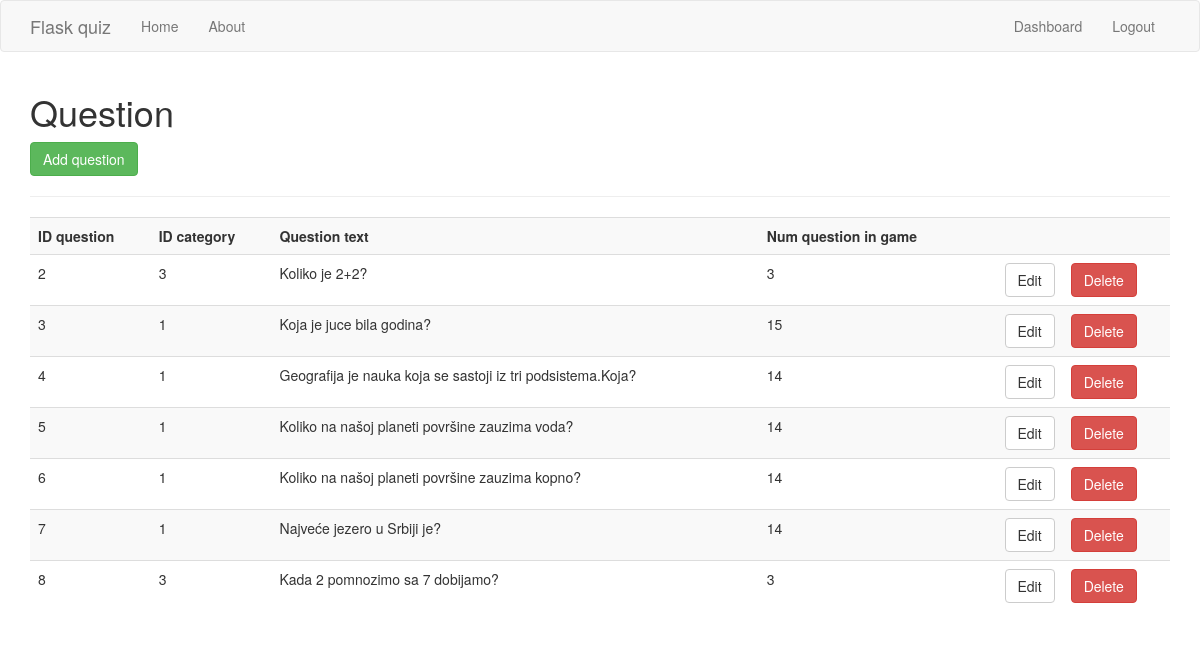
Page /question (signed in) on the earlier database version.
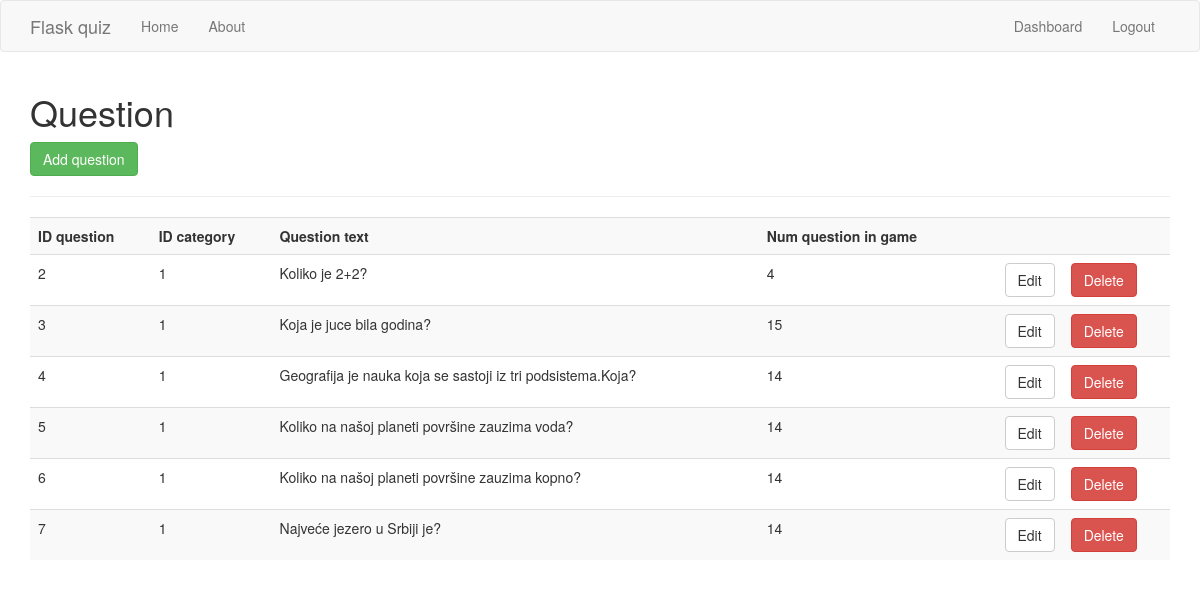
Same page on the later database version.
### quiz/models.py (models this page shows)
class Question(db.Model):
    id_question = db.Column(db.Integer, primary_key=True)
    id_category = db.Column(db.Integer, db.ForeignKey('category.id_category'))
    question_text = db.Column(db.String(256))
    num_question_in_game = db.Column(db.Integer)

### quiz/quiz/routes.py (the view)
@quiz.route('/question', methods=['GET', 'POST'])
@is_logged_in
def question():
    global conn
    try:
        conn = sqlite3.connect("quiz.db")
    except Error as e:
        print(e)
    cur = conn.cursor()
    result_q = cur.execute("SELECT * FROM question")
    questions = cur.fetchall()
    if result_q:
        return render_template('question.html', questions=questions)
    else:
        msg = 'No question Found'
        return render_template('dashboard.html', msg=msg)

### quiz/users/__utils__.py (called while the page is built)
def is_logged_in(f):
    @wraps(f)
    def wrap(*args, **kwargs):
        if 'logged_in' in session:
            return f(*args, **kwargs)
        else:
            flash('Unauthorized, Please login', 'danger')
            return redirect(url_for('login'))
    return wrap

### quiz/templates/question.html (shortened to what this page needs)
{% extends "layout.html" %}
{% block body %}
  <h1>Question</h1>
  <a class="btn btn-success" href="/question_add">Add question</a>
  <hr>
  <table class="table table-striped">
    <tr>
      <th>ID question</th>
      <th>ID category</th>
      <th>Question text</th>
      <th>Num question in game</th>
      <th></th>
      <th></th>
    </tr>
    {% for question in questions %}
      <tr>
        <td>{{question[0]}}</td>
        <td>{{question[1]}}</td>
        <td>{{question[2]}}</td>
        <td>{{question[3]}}</td>
        <td><a href="question_edit/{{question[0]}}" class="btn btn-default pull-right">Edit</a></td>
        <td>
          <form action="{{url_for('quiz.question_delete', qd_id=question[0])}}" method="post">
            <input type="submit" value="Delete" class="btn btn-danger">
          </form>
        </td>
      </tr>
    {% endfor %}
  </table>
{% endblock %}

### quiz/templates/layout.html (shortened to what this page needs)
<!DOCTYPE html>
<html>
  <head>
    <link rel="stylesheet" href="https://maxcdn.bootstrapcdn.com/bootstrap/3.3.7/css/bootstrap.min.css">
  </head>
  <body>
    {% include 'includes/_navbar.html' %}
    <div class="container">
      {% block body %}{% endblock %}
    </div>
  </body>
</html>

### quiz/templates/includes/_navbar.html (shortened to what this page needs)
<nav class="navbar navbar-default">
      <div class="container">
        <div class="navbar-header">
          <a class="navbar-brand" href="#">Flask quiz</a>
        </div>
        <div id="navbar" class="collapse navbar-collapse">
          <ul class="nav navbar-nav">
            <li><a href="/">Home</a></li>
            <li><a href="/about">About</a></li>
          </ul>
          <ul class="nav navbar-nav navbar-right">
            {% if session.logged_in %}
              <li><a href="{{ url_for('main.dashboard') }}">Dashboard</a></li>
              <li><a href="{{ url_for('users.logout') }}">Logout</a></li>
            {% else %}
              <li><a href="{{ url_for('users.register') }}">Register</a></li>
              <li><a href="{{ url_for('users.login') }}">Login</a></li>
            {% endif %}
          </ul>
        </div>
      </div>
    </nav>

Differences in the rows shown:
removed Question: id_question "8", id_category "3", question_text "Kada 2 pomnozimo sa 7 dobijamo?", num_question_in_game "3"
changed Question "Koliko je 2+2?": id_category "3" → "1"; num_question_in_game "3" → "4"
